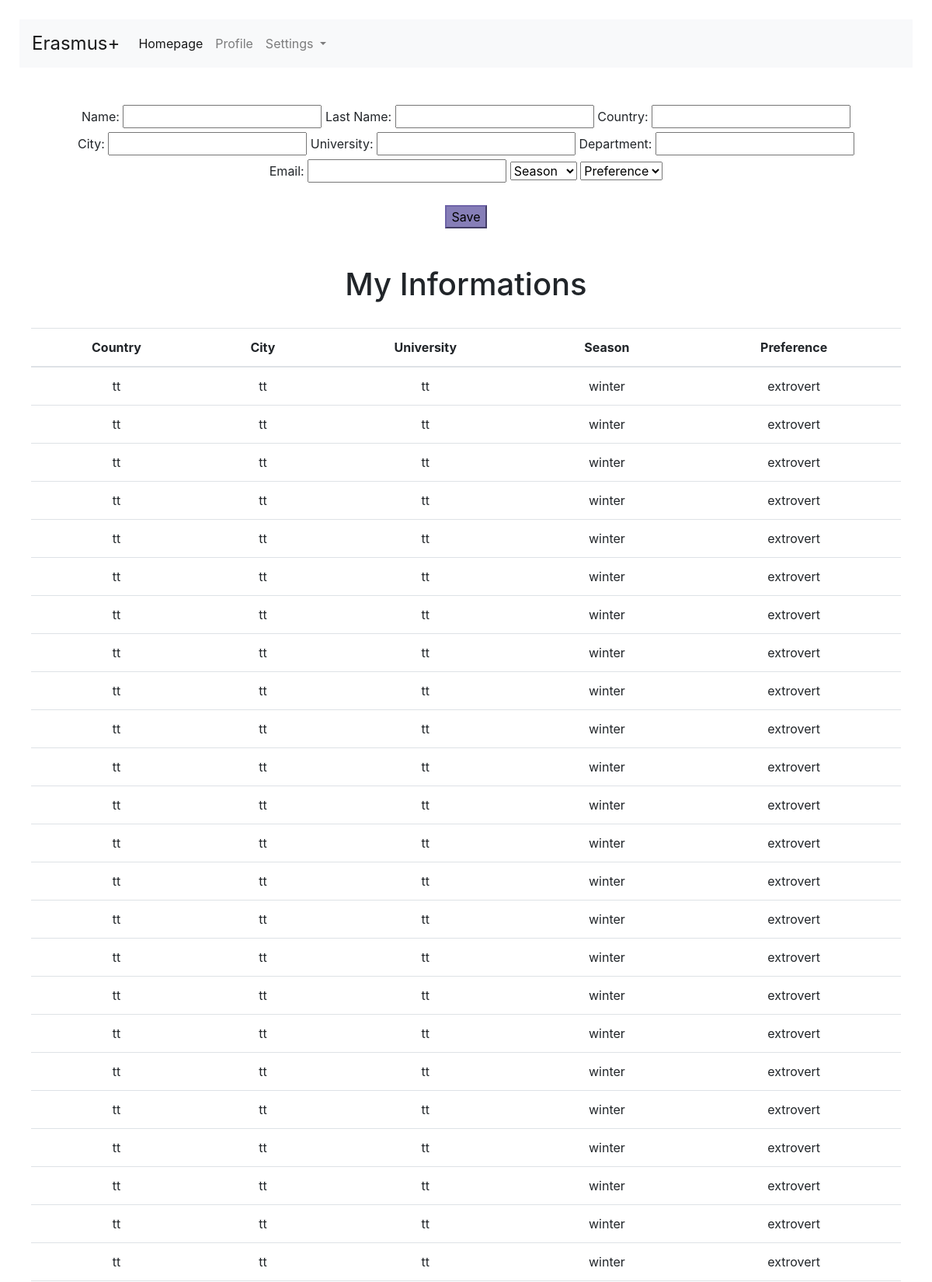
Page /profile (signed in, upper part) on the committed database.
### tables this page shows
CREATE TABLE users_info(id INTEGER PRIMARY KEY AUTOINCREMENT NOT NULL, user_id INTEGER NOT NULL, country TEXT NOT NULL, city TEXT NOT NULL, uni TEXT NOT NULL, season TEXT NOT NULL, preference TEXT NOT NULL, pic BLOB, name TEXT, last TEXT, email TEXT, text TEXT, department TEXT);

### app.py (the view, shortened to what this page needs)
@app.route("/profile", methods=["GET", "POST"])
@login_required
def profile():
    user_id = session["user_id"]
    if request.method == "GET":
        user_info = db.execute("SELECT * FROM users_info WHERE user_id=?", user_id)
        return render_template("profile.html", user_info=user_info)

### app.py (called while the page is built)
@app.after_request
def after_request(response):
    response.headers["Cache-Control"] = "no-cache, no-store, must-revalidate"
    response.headers["Expires"] = 0
    response.headers["Pragma"] = "no-cache"
    return response

### helpers.py (called while the page is built)
def login_required(f):
    @wraps(f)
    def decorated_function(*args, **kwargs):
        if session.get("user_id") is None:
            return redirect("/log_in")
        return f(*args, **kwargs)
    return decorated_function

### templates/profile.html (shortened to what this page needs)
{% extends "layout.html" %}
{% block main %}
<form method="post" action="/profile">
  <div>
  <label for="name">Name:</label>
  <input type="text" id="name" name="name">
  <label for="last">Last Name:</label>
  <input type="text" id="last" name="last">
  <label for="country">Country:</label>
  <input type="text" id="country" name="country">
  <br>
  <label for="city">City:</label>
  <input type="text" id="city" name="city">
  <label for="university">University:</label>
  <input type="text" id="university" name="university">
  <label for="department">Department:</label>
  <input type="text" id="department" name="department">
  <br>
  <label for="email">Email:</label>
  <input type="text" id="email" name="email">
  <select name="season" id="season">
  <option value="none" selected disabled hidden>Season</option>
  </select>
  <select name="preference" id="preference">
  <option value="none" selected disabled hidden>Preference</option>
  </select>
  <br>
  <br>
</div>
  <button style="background-color:rgba(104, 93, 165, 0.795);border-color:rgba(104, 93, 165, 0.795) ;">Save</button>
  <br>
  <br>
    <h1>My Informations</h1>
  <table class="table">
    <thead>
        <tr>
            <th scope="col">Country</th>
            <th scope="col">City</th>
            <th scope="col">University</th>
            <th scope="col">Season</th>
            <th scope="col">Preference</th>
        </tr>
    </thead>
    <tbody>
        {% for info in user_info %}
        <tr>
          <td>{{info.country}}</td>
          <td>{{info.city}}</td>
          <td>{{info.uni}}</td>
          <td>{{info.season}}</td>
          <td>{{info.preference}}</td>
        </tr>
        {% endfor %}
    </tbody>
    <br>
</form>
{% endblock %}

### templates/layout.html (shortened to what this page needs)
<!doctype html>
<html lang="en">
  <head>
    <link href="/static/styles.css" rel="stylesheet">
    <link rel="stylesheet" href="https://stackpath.bootstrapcdn.com/bootstrap/4.3.1/css/bootstrap.min.css">
  </head>
  <body>
    <nav class="navbar navbar-expand-lg navbar-light bg-light">
        <a class="navbar-brand" href="#">Erasmus+</a>
        <div class="collapse navbar-collapse" id="navbarSupportedContent">
            {% if session["user_id"] %}
          <ul class="navbar-nav mr-auto">
            <li class="nav-item active">
              <a class="nav-link" href="/">Homepage <span class="sr-only">(current)</span></a>
            </li>
            <li class="nav-item">
              <a class="nav-link" href="/profile">Profile</a>
            </li>
            <li class="nav-item dropdown">
              <a class="nav-link dropdown-toggle" href="#" id="navbarDropdown" role="button" data-toggle="dropdown" aria-haspopup="true" aria-expanded="false">
                Settings
              </a>
            </li>
          </ul>
            {% endif %}
        </div>
      </nav>
      <main class="container-fluid py-5 text-center">
        {% block main %}{% endblock %}
      </main>
  </body>
</html>

### static/styles.css (style rules this page uses)
nav .navbar-brand { font-size: x-large; }
body { padding: 25px; background-color: rgba(240, 248, 255, 0.212); font-size: 25px; }

### rows in the picture
users_info: country "tt", city "tt", uni "tt", season "winter", preference "extrovert"
users_info: country "tt", city "tt", uni "tt", season "winter", preference "extrovert"
users_info: country "tt", city "tt", uni "tt", season "winter", preference "extrovert"
users_info: country "tt", city "tt", uni "tt", season "winter", preference "extrovert"
users_info: country "tt", city "tt", uni "tt", season "winter", preference "extrovert"
users_info: country "tt", city "tt", uni "tt", season "winter", preference "extrovert"
users_info: country "tt", city "tt", uni "tt", season "winter", preference "extrovert"
users_info: country "tt", city "tt", uni "tt", season "winter", preference "extrovert"
users_info: country "tt", city "tt", uni "tt", season "winter", preference "extrovert"
users_info: country "tt", city "tt", uni "tt", season "winter", preference "extrovert"
users_info: country "tt", city "tt", uni "tt", season "winter", preference "extrovert"
users_info: country "tt", city "tt", uni "tt", season "winter", preference "extrovert"
users_info: country "tt", city "tt", uni "tt", season "winter", preference "extrovert"
users_info: country "tt", city "tt", uni "tt", season "winter", preference "extrovert"
users_info: country "tt", city "tt", uni "tt", season "winter", preference "extrovert"
users_info: country "tt", city "tt", uni "tt", season "winter", preference "extrovert"
users_info: country "tt", city "tt", uni "tt", season "winter", preference "extrovert"
users_info: country "tt", city "tt", uni "tt", season "winter", preference "extrovert"
users_info: country "tt", city "tt", uni "tt", season "winter", preference "extrovert"
users_info: country "tt", city "tt", uni "tt", season "winter", preference "extrovert"
users_info: country "tt", city "tt", uni "tt", season "winter", preference "extrovert"
users_info: country "tt", city "tt", uni "tt", season "winter", preference "extrovert"
users_info: country "tt", city "tt", uni "tt", season "winter", preference "extrovert"
users_info: country "tt", city "tt", uni "tt", season "winter", preference "extrovert"
